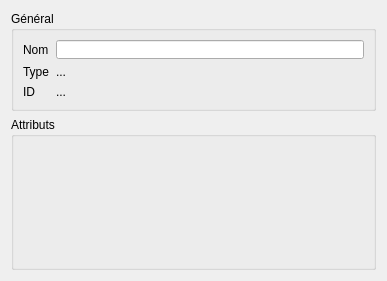
<?xml version="1.0" encoding="UTF-8"?>
<ui version="4.0">
 <class>EquipProp</class>
 <widget class="QWidget" name="EquipProp">
  <property name="geometry">
   <rect>
    <x>0</x>
    <y>0</y>
    <width>387</width>
    <height>281</height>
   </rect>
  </property>
  <property name="windowTitle">
   <string>Form</string>
  </property>
  <layout class="QVBoxLayout" name="verticalLayout_2">
   <item>
    <widget class="QGroupBox" name="groupBox_general">
     <property name="sizePolicy">
      <sizepolicy hsizetype="Preferred" vsizetype="MinimumExpanding">
       <horstretch>0</horstretch>
       <verstretch>0</verstretch>
      </sizepolicy>
     </property>
     <property name="maximumSize">
      <size>
       <width>16777215</width>
       <height>100</height>
      </size>
     </property>
     <property name="title">
      <string>Général</string>
     </property>
     <layout class="QFormLayout" name="formLayout_2">
      <item row="0" column="0">
       <widget class="QLabel" name="label">
        <property name="text">
         <string>Nom</string>
        </property>
       </widget>
      </item>
      <item row="0" column="1">
       <widget class="QLineEdit" name="lineEdit_name"/>
      </item>
      <item row="1" column="0">
       <widget class="QLabel" name="label_2">
        <property name="text">
         <string>Type</string>
        </property>
       </widget>
      </item>
      <item row="2" column="0">
       <widget class="QLabel" name="label_4">
        <property name="text">
         <string>ID</string>
        </property>
       </widget>
      </item>
      <item row="1" column="1">
       <widget class="QLabel" name="label_type">
        <property name="text">
         <string>...</string>
        </property>
       </widget>
      </item>
      <item row="2" column="1">
       <widget class="QLabel" name="label_id">
        <property name="text">
         <string>...</string>
        </property>
       </widget>
      </item>
     </layout>
    </widget>
   </item>
   <item>
    <widget class="QGroupBox" name="groupBox_attributes">
     <property name="title">
      <string>Attributs</string>
     </property>
    </widget>
   </item>
  </layout>
 </widget>
 <resources/>
 <connections/>
</ui>
